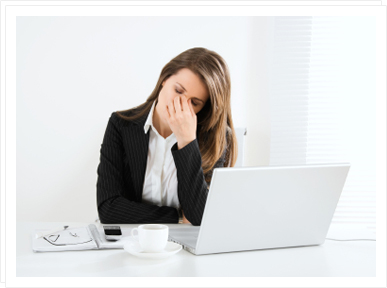
//> input picture InnovaProjects/AIShackCode/pics/noise_tester.jpg, 387 x 288 px
$ ./RandomNoise   (built with g++ and OpenCV 4)
//> lines starting //> are read from the running program, lines starting //| are printed output that depends on the picture
/*******************************************************************************
 * Copyright (c) 2016 Arulkumar (arul.csecit@ymail.com).
 * All rights reserved. This program and the accompanying materials
 * are made available under the terms of the Eclipse Public License v1.0
 * which accompanies this distribution, and is available at
 * http://www.eclipse.org/legal/epl-v10.html
 *
 * Contributors:
 *     Arulkumar (arul.csecit@ymail.com)
 *******************************************************************************/

#include <stdio.h>
#include <opencv/cv.h>
#include <opencv/highgui.h>
#include <math.h>
#include <float.h>

using namespace std;

//to create uniform distributed random number
double uniform() {
	return (rand() / (float) 0x7fff) - 0.5;
}

IplImage* generateNoise(IplImage* img, float amount = 255) {
	CvSize imgSize = cvGetSize(img);

	//copy the image
	IplImage* imgtemp = cvCloneImage(img);

	//go through for each pixel
	for (int y = 0; y < imgSize.height; ++y) {
		for (int x = 0; x < imgSize.width; ++x) {
			int randomValue = (char) (uniform() * amount);

			int pixelVal = cvGetReal2D(img, y, x) + randomValue;

			//set the noisy value to current pixel
			cvSetReal2D(imgtemp, y, x, pixelVal);
		}
	}

	//return the perturbed image
	return imgtemp;
}

int main() {
	IplImage* img = cvLoadImage("pics/noise_tester.jpg", false);
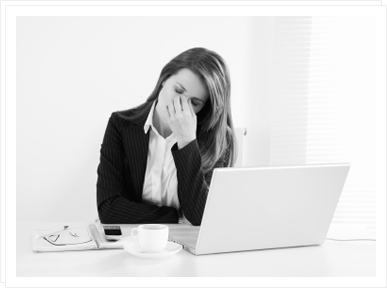
//> img: 288 rows x 387 cols, CV_8UC1; min 0, max 255, mean 217
	IplImage* imgtemp;

	//initialize the windows system
	int trackpos = 20;
	cvNamedWindow("Image");

	cvCreateTrackbar("amount", "Image", &trackpos, 255, NULL);

	while(true)
	{
		imgtemp = generateNoise(img, trackpos);
//> after the loop in generateNoise, `for (int y = 0; y < imgSize.height; ++y)`:
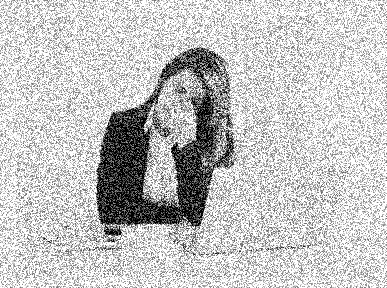
//> imgtemp: 288 rows x 387 cols, CV_8UC1; min 0, max 255, mean 196.1

		//display the image
		cvShowImage("Image", imgtemp);
		cvReleaseImage(&imgtemp);

		//check for key press
		int key = cvWaitKey(10);
//> the Esc key is pressed
		if(key != -1) break;
	}

	//release the original image
	cvReleaseImage(&img);
	return 0;
//> (the program exits here)
